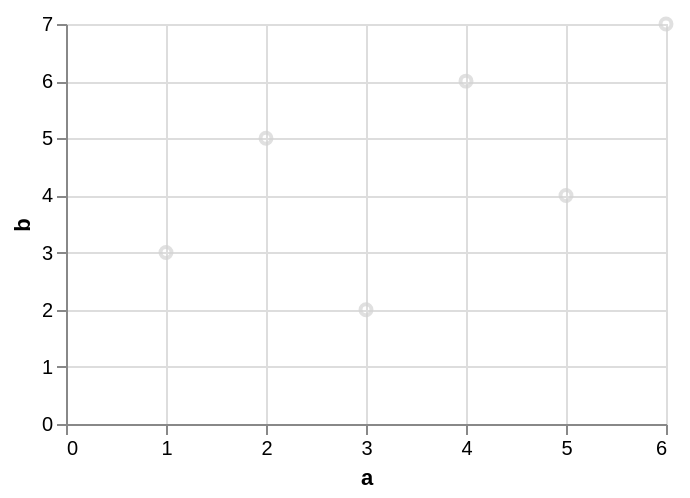

Express this chart as Vega-Lite.
### Vega-Lite specification from a JSON file in a GitHub repository (floating-point values rounded to 4 significant figures)
{"$schema": "https://vega.github.io/schema/vega-lite/v6.json", "data": {"values": [{"a": 1, "b": 3, "c": "x", "d": "2020-01-01"}, {"a": 2, "b": 5, "c": "y", "d": "2020-03-01"}, {"a": 3, "b": 2, "c": "x", "d": "2020-06-01"}, {"a": 4, "b": 6, "c": "z", "d": "2020-09-01"}, {"a": 5, "b": 4, "c": "y", "d": "2021-01-01"}, {"a": 6, "b": 7, "c": "z", "d": "2021-04-01"}]}, "width": 300, "height": 200, "params": [{"name": "p1", "select": {"type": "point", "fields": ["c"]}}, {"name": "b1", "select": {"type": "interval", "encodings": ["x"]}}], "mark": "point", "encoding": {"x": {"field": "a", "type": "quantitative"}, "y": {"field": "b", "type": "quantitative"}, "color": {"condition": [{"param": "p1", "empty": false, "value": "firebrick"}, {"param": "b1", "empty": false, "value": "steelblue"}], "value": "lightgray"}}}
